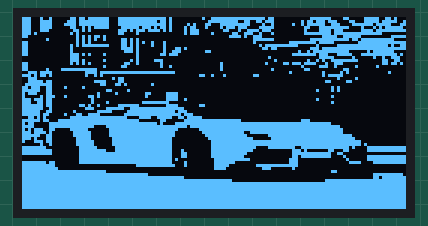
Bench run of a sketch on a simulated Arduino Uno, built with avr-gcc and run on an emulated ATmega328P. On the bench: 128×64 one-colour display.

Above: at 0.1 s.

The sketch:

displaying_pic_on_OLED.ino
```cpp
#include <SPI.h>
#include <Wire.h>
#include <Adafruit_GFX.h>
#include <Adafruit_SSD1306.h>

// OLED display width and height
#define SCREEN_WIDTH 128
#define SCREEN_HEIGHT 64

Adafruit_SSD1306 display(SCREEN_WIDTH, SCREEN_HEIGHT, &Wire, -1);

// 'ggg', 128x64px
const unsigned char carpic [] PROGMEM = {
	0xe2, 0x40, 0xdb, 0xf8, 0xff, 0xff, 0x40, 0x09, 0xff, 0xff, 0xb0, 0x00, 0xfe, 0x18, 0x3e, 0x68,
	0xe3, 0xc1, 0xdf, 0xf8, 0xff, 0xfb, 0x40, 0x03, 0xff, 0x33, 0x70, 0x05, 0xbb, 0x86, 0x3e, 0xf9,
	0xe3, 0xc3, 0xdf, 0xf8, 0xff, 0xff, 0x41, 0x46, 0x3f, 0xf0, 0x90, 0x25, 0xf9, 0xc3, 0xfb, 0xe3,
	0xe3, 0xc0, 0xca, 0xf8, 0x7e, 0xeb, 0x42, 0xc4, 0x2e, 0xe1, 0xf0, 0x03, 0x1f, 0xf8, 0x45, 0x7e,
	0xe3, 0x80, 0x6a, 0x00, 0xeb, 0xbd, 0x42, 0xe0, 0x18, 0x9e, 0xe0, 0x02, 0x1e, 0xe0, 0x7b, 0xff,
	0xe8, 0x00, 0xa0, 0x00, 0xc2, 0x00, 0x02, 0xe1, 0x03, 0x39, 0x10, 0x03, 0xfe, 0xff, 0xff, 0x00,
	0xc0, 0x00, 0x2a, 0xd0, 0x00, 0x00, 0x00, 0x00, 0x07, 0xa7, 0x00, 0x00, 0x0f, 0x9f, 0x80, 0x1f,
	0x00, 0x80, 0x2a, 0x90, 0x6a, 0x00, 0x00, 0x00, 0x00, 0x07, 0xf0, 0x00, 0xff, 0xfb, 0x7f, 0xf0,
	0xc0, 0x00, 0x2a, 0x00, 0x6a, 0x91, 0x00, 0x00, 0x00, 0x04, 0x00, 0x7f, 0xdf, 0x00, 0xff, 0xff,
	0xc0, 0x00, 0xaf, 0xf8, 0x6a, 0x11, 0x00, 0x00, 0x00, 0x01, 0x7f, 0xf0, 0x20, 0x7f, 0xff, 0xd3,
	0xc0, 0x00, 0x80, 0x00, 0x7a, 0x01, 0x1a, 0x00, 0x00, 0x00, 0xd8, 0x00, 0xef, 0xff, 0xff, 0xff,
	0xc0, 0x00, 0x80, 0x00, 0x3a, 0x01, 0x38, 0x06, 0x00, 0x00, 0x00, 0x09, 0x7f, 0xf8, 0x17, 0xf0,
	0xc0, 0x00, 0xea, 0x10, 0x02, 0x03, 0x70, 0x00, 0x00, 0x00, 0x00, 0x3f, 0xdc, 0x7c, 0x7f, 0xfa,
	0x00, 0x00, 0xe0, 0x00, 0x02, 0x00, 0x00, 0x00, 0x00, 0x00, 0x20, 0x00, 0x1f, 0x02, 0x04, 0x9c,
	0x00, 0x00, 0xe8, 0x10, 0x0a, 0x0e, 0x00, 0x00, 0x00, 0x00, 0x08, 0x01, 0x29, 0xff, 0x00, 0xcc,
	0xc0, 0x00, 0xaa, 0x00, 0x32, 0x02, 0x00, 0x00, 0x20, 0x00, 0x41, 0xbb, 0xc4, 0xe0, 0x00, 0xda,
	0xc0, 0x00, 0x00, 0x10, 0x60, 0x02, 0x40, 0x00, 0x20, 0x00, 0x00, 0x04, 0x1c, 0x81, 0x02, 0x00,
	0xc0, 0x87, 0xff, 0x80, 0x00, 0x00, 0x00, 0x00, 0x20, 0x00, 0x10, 0x03, 0x00, 0x18, 0x00, 0x00,
	0x3b, 0xc0, 0x07, 0xbf, 0xff, 0xff, 0xe0, 0x00, 0x00, 0x00, 0x00, 0x40, 0x08, 0x28, 0x00, 0x20,
	0xeb, 0x40, 0x04, 0xa0, 0x00, 0x00, 0x00, 0x19, 0x10, 0x06, 0x00, 0x00, 0x0b, 0xe0, 0x00, 0x00,
	0x38, 0x00, 0x00, 0x02, 0xc0, 0x00, 0x00, 0x00, 0x00, 0x00, 0x00, 0x00, 0x00, 0x41, 0x00, 0x00,
	0x3e, 0xc0, 0x00, 0xf0, 0xc0, 0x00, 0x00, 0x00, 0x00, 0x00, 0x00, 0x00, 0x06, 0x0c, 0x00, 0x00,
	0x7f, 0xc0, 0x00, 0x31, 0xa0, 0x10, 0x00, 0x00, 0x00, 0x00, 0x00, 0x00, 0x00, 0x00, 0x00, 0x00,
	0xdc, 0xc2, 0x08, 0x00, 0x00, 0x00, 0x00, 0x00, 0x00, 0x00, 0x00, 0x00, 0x01, 0x40, 0x00, 0x00,
	0xfc, 0xc0, 0x00, 0x0c, 0x10, 0x00, 0x00, 0x00, 0x00, 0x00, 0x00, 0x00, 0x21, 0x40, 0x00, 0x00,
	0xb8, 0xc0, 0x00, 0x41, 0x00, 0x60, 0xf0, 0x00, 0x00, 0x00, 0x00, 0x00, 0x00, 0x00, 0x00, 0x00,
	0x82, 0xe2, 0x03, 0x40, 0x00, 0x40, 0xf0, 0x00, 0x00, 0x00, 0x00, 0x00, 0x01, 0x00, 0x00, 0x00,
	0xee, 0xc0, 0x01, 0x00, 0x00, 0x00, 0xf2, 0x00, 0x00, 0x00, 0x00, 0x00, 0x20, 0x00, 0x00, 0x00,
	0xe6, 0xc0, 0x01, 0x08, 0x00, 0xff, 0x80, 0x00, 0x00, 0x00, 0x00, 0x00, 0x01, 0x00, 0x00, 0x00,
	0xfe, 0xc0, 0x1a, 0x40, 0xfe, 0x00, 0xf0, 0x18, 0x00, 0x00, 0x00, 0x00, 0x00, 0x00, 0x00, 0x00,
	0xfe, 0x40, 0x07, 0x0f, 0xcf, 0xff, 0xfc, 0x00, 0x00, 0x00, 0x00, 0x00, 0x00, 0x00, 0x00, 0x00,
	0xfc, 0xc0, 0x40, 0x7c, 0x1f, 0xff, 0xee, 0x00, 0x00, 0x00, 0x00, 0x00, 0x00, 0x00, 0x00, 0x00,
	0xfd, 0x82, 0x33, 0xc0, 0x3f, 0xff, 0xfb, 0x80, 0x00, 0x00, 0x00, 0x00, 0x00, 0x00, 0x00, 0x00,
	0x35, 0x00, 0xff, 0xff, 0xe1, 0xe7, 0xcd, 0xf0, 0x00, 0x00, 0x00, 0x00, 0x00, 0x00, 0x00, 0x00,
	0xfd, 0x8f, 0xff, 0xff, 0xfe, 0x03, 0x03, 0xff, 0xff, 0x80, 0x00, 0x07, 0x00, 0x00, 0x00, 0x00,
	0xb0, 0x7f, 0xff, 0xff, 0xff, 0xfa, 0x1f, 0xff, 0xff, 0xff, 0xff, 0xff, 0xfe, 0x00, 0x00, 0x00,
	0xf0, 0x7f, 0xff, 0x0f, 0xff, 0xff, 0xfe, 0xff, 0xff, 0xff, 0xff, 0xff, 0xff, 0xc0, 0x00, 0x00,
	0xae, 0x60, 0xfc, 0x07, 0xff, 0xff, 0xf0, 0x1f, 0xff, 0xff, 0xff, 0xff, 0xff, 0xe0, 0x00, 0x00,
	0xef, 0x40, 0x7e, 0x07, 0xff, 0xff, 0xe0, 0x0f, 0xff, 0xcf, 0xff, 0xff, 0xff, 0xe0, 0x00, 0x00,
	0xfc, 0xc0, 0x7e, 0x07, 0xff, 0xff, 0xe0, 0x07, 0xff, 0xe0, 0x3f, 0xff, 0xff, 0xfc, 0x00, 0x00,
	0xe8, 0xc0, 0x3e, 0x03, 0xff, 0xff, 0xc0, 0x03, 0xff, 0xf8, 0x1f, 0xff, 0xff, 0xfe, 0x00, 0x00,
	0x8e, 0xc0, 0x3f, 0x03, 0xff, 0xff, 0xc0, 0x01, 0xff, 0xff, 0xff, 0xff, 0xff, 0xff, 0x80, 0x00,
	0x02, 0x40, 0x3f, 0x03, 0xff, 0xff, 0xc0, 0x01, 0xff, 0xff, 0xff, 0xff, 0xff, 0xff, 0xa0, 0x00,
	0xff, 0x00, 0x1f, 0x81, 0xff, 0xff, 0xc0, 0x01, 0xff, 0xfc, 0x3f, 0xe7, 0xff, 0xfa, 0x1f, 0xff,
	0xff, 0xc0, 0x1f, 0xf1, 0xff, 0xff, 0xc4, 0x01, 0xff, 0xf8, 0x00, 0x3a, 0x03, 0x18, 0x1f, 0xff,
	0xff, 0xc0, 0x1f, 0xff, 0xff, 0xff, 0xc6, 0x01, 0xff, 0xe0, 0x00, 0x3f, 0xfe, 0x60, 0x00, 0x00,
	0x00, 0x00, 0x1f, 0xff, 0xff, 0xff, 0xc6, 0x01, 0xff, 0xc0, 0x00, 0x37, 0xfe, 0x10, 0x1f, 0xff,
	0x00, 0x00, 0x1f, 0xff, 0xff, 0xff, 0xd0, 0x00, 0xff, 0xf0, 0x00, 0x70, 0x00, 0x08, 0x1f, 0xff,
	0xff, 0x60, 0x1f, 0xff, 0xff, 0xff, 0xc2, 0x00, 0xfe, 0x00, 0x00, 0x70, 0x00, 0x07, 0x87, 0xff,
	0xff, 0xe0, 0x00, 0x00, 0x03, 0xff, 0xe2, 0x00, 0xf8, 0x03, 0xff, 0xf0, 0x00, 0x00, 0x00, 0x00,
	0xff, 0xf0, 0x00, 0x00, 0x00, 0x00, 0x00, 0x00, 0xf0, 0x00, 0xe0, 0x20, 0x00, 0x00, 0x00, 0x00,
	0xff, 0xff, 0xff, 0xf0, 0x00, 0x00, 0x00, 0x00, 0x00, 0x00, 0x00, 0x00, 0x01, 0x80, 0x00, 0x00,
	0xff, 0xff, 0xff, 0xff, 0xff, 0xc0, 0x00, 0x00, 0x00, 0x00, 0x00, 0x00, 0x00, 0x00, 0x07, 0xfe,
	0xff, 0xff, 0xff, 0xff, 0xff, 0xff, 0xfc, 0x00, 0x00, 0x00, 0x00, 0x00, 0x00, 0x00, 0x06, 0xff,
	0xff, 0xff, 0xff, 0xff, 0xff, 0xff, 0xff, 0xff, 0xfc, 0x00, 0x00, 0x00, 0x07, 0xff, 0xff, 0xff,
	0xff, 0xff, 0xff, 0xff, 0xff, 0xff, 0xff, 0xff, 0xff, 0xff, 0xff, 0xff, 0xff, 0xff, 0xff, 0xff,
	0xff, 0xff, 0xff, 0xff, 0xff, 0xff, 0xff, 0xff, 0xff, 0xff, 0xff, 0xff, 0xff, 0xff, 0xff, 0xff,
	0xff, 0xff, 0xff, 0xff, 0xff, 0xff, 0xff, 0xff, 0xff, 0xff, 0xff, 0xff, 0xff, 0xff, 0xff, 0xff,
	0xff, 0xff, 0xff, 0xff, 0xff, 0xff, 0xff, 0xff, 0xff, 0xff, 0xff, 0xff, 0xff, 0xff, 0xff, 0xff,
	0xff, 0xff, 0xff, 0xff, 0xff, 0xff, 0xff, 0xff, 0xff, 0xff, 0xff, 0xff, 0xff, 0xff, 0xff, 0xff,
	0xff, 0xff, 0xff, 0xff, 0xff, 0xff, 0xff, 0xff, 0xff, 0xff, 0xff, 0xff, 0xff, 0xff, 0xff, 0xff,
	0xff, 0xff, 0xff, 0xff, 0xff, 0xff, 0xff, 0xff, 0xff, 0xff, 0xff, 0xff, 0xff, 0xff, 0xff, 0xff,
	0xff, 0xff, 0xff, 0xff, 0xff, 0xff, 0xff, 0xff, 0xff, 0xff, 0xff, 0xff, 0xff, 0xff, 0xff, 0xff,
	0xff, 0xff, 0xff, 0xff, 0xff, 0xff, 0xff, 0xff, 0xff, 0xff, 0xff, 0xff, 0xff, 0xff, 0xff, 0xff
};

// // Array of all bitmaps for convenience. (Total bytes used to store images in PROGMEM = 1040)
// const int epd_bitmap_allArray_LEN = 1;
// const unsigned char* epd_bitmap_allArray[1] = {
// 	epd_bitmap_ggg
// };


// // Function to draw a heart symbol
// void drawHeart(int x, int y) {
//   display.fillCircle(x, y, 3, WHITE);      // Left half of the heart
//   display.fillCircle(x + 6, y, 3, WHITE);  // Right half of the heart
//   display.fillTriangle(x - 3, y + 1, x + 9, y + 1, x + 3, y + 10, WHITE);  // Bottom triangle
// }

void setup() {
  display.begin(SSD1306_SWITCHCAPVCC, 0x3C); // Initialize display with I2C address 0x3C
  display.clearDisplay();
  display.setTextSize(2);
  display.setTextColor(WHITE);
  display.drawBitmap(0,0, carpic,128,64,1);
  display.display();

  // // Display the text "Norain"
  // display.setCursor(0, 0);
  // display.print("Norain");

  // // Display the heart symbol using the drawHeart function
  // drawHeart(5, 20); // Adjust coordinates as needed to position the heart

  // display.println();
  // // Display the text "kamal!" next to the heart
  // display.setCursor(0, 40);
  // display.println("kamal!");

  // // Render the display
  // display.display();
}

void loop() {
  // No need to repeat code in loop, as display is static
}
```
